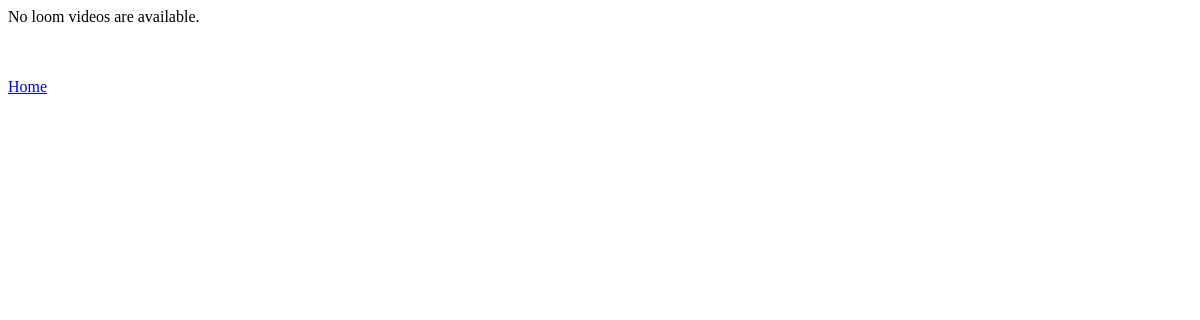
Page /loom/users/2 on the earlier database version.
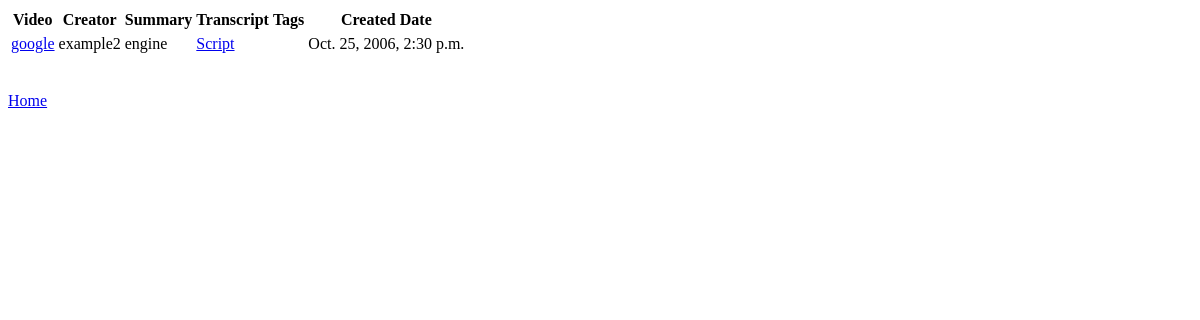
Same page on the later database version.
### loom/models.py (models this page shows, shortened)
class LoomVideo(models.Model):
    title = models.CharField(max_length=200)
    link =  models.CharField(max_length=200)
    user = models.ForeignKey(User, on_delete=models.CASCADE)
    transcript = models.CharField(max_length=6000, blank = True)
    summary = models.CharField(max_length=6000, blank = True)
    team = models.CharField(max_length=200) #maybe put as foreign key
    tags = models.CharField(max_length=200, blank = True) #max 10 tags maybe put as a collection
    created_at = models.DateTimeField('created at')

class User(models.Model):
    username = models.CharField(max_length=200)
    photo = models.CharField(max_length=200)
    team = models.CharField(max_length=200)
    def __str__(self):
        return self.username

### loom/views.py (the view)
# urls.py: path('users/<int:user_id>', views.user_videos, name= "user_videos"),
def user_videos(request, user_id):
    video_list = LoomVideo.objects.filter(user__pk = user_id)
    return render(request, 'loom/user_videos.html', {'video_list' : video_list})

### loom/templates/loom/user_videos.html (shortened to what this page needs)
{% load static %}
{% if video_list %}
    <table>
        <tr>
            <th>Video</th>
            <th>Creator</th>
            <th>Summary</th>
            <th>Transcript</th>
            <th>Tags</th>
            <th>Created Date</th>
        <tr>
    {% for video in video_list %}
        <tr>
            <td><a href= {{video.link}}> {{video.title}}</a></td>
            <td>{{video.user}}</td>
            <td>{{video.summary}}</td>
            <td><a href = "{% url 'transcript' video.id %}">Script</a></td>
            <td>{{video.tags}}</td>
            <td>{{video.created_at}}</td>
        </tr>
    {% endfor %}
    </table>
{% else %}
    <p>No loom videos are available.</p>
{% endif %}
<a href = "{% url 'homeIndex'%}"> Home </a>

Differences in the rows shown:
added LoomVideo: title "google", user "example2", summary "engine", created_at "Oct. 25, 2006, 2:30 p.m."
Other differences:
text no longer shown: "No loom videos are available."
text now shown: "Video Creator Summary Transcript Tags Created Date"
